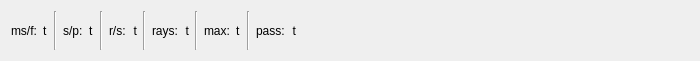
<?xml version="1.0" encoding="UTF-8"?>
<ui version="4.0">
 <class>StatisticsWidget</class>
 <widget class="QWidget" name="StatisticsWidget">
  <property name="geometry">
   <rect>
    <x>0</x>
    <y>0</y>
    <width>700</width>
    <height>61</height>
   </rect>
  </property>
  <property name="windowTitle">
   <string>Form</string>
  </property>
  <layout class="QHBoxLayout" name="horizontalLayout">
   <item>
    <widget class="QLabel" name="label_5">
     <property name="text">
      <string>ms/f:</string>
     </property>
    </widget>
   </item>
   <item>
    <widget class="QLabel" name="label_milliseconds_per_frame">
     <property name="toolTip">
      <string>Milliseconds per Frame</string>
     </property>
     <property name="text">
      <string>t</string>
     </property>
    </widget>
   </item>
   <item>
    <widget class="Line" name="line">
     <property name="orientation">
      <enum>Qt::Vertical</enum>
     </property>
    </widget>
   </item>
   <item>
    <widget class="QLabel" name="label_4">
     <property name="toolTip">
      <string>Samples per Pixel</string>
     </property>
     <property name="text">
      <string>s/p:</string>
     </property>
    </widget>
   </item>
   <item>
    <widget class="QLabel" name="label_samples_per_pixel">
     <property name="toolTip">
      <string>Samples per Pixel</string>
     </property>
     <property name="text">
      <string>t</string>
     </property>
    </widget>
   </item>
   <item>
    <widget class="Line" name="line_2">
     <property name="orientation">
      <enum>Qt::Vertical</enum>
     </property>
    </widget>
   </item>
   <item>
    <widget class="QLabel" name="label">
     <property name="toolTip">
      <string>Rays per Second</string>
     </property>
     <property name="text">
      <string>r/s:</string>
     </property>
    </widget>
   </item>
   <item>
    <widget class="QLabel" name="label_rays_per_second">
     <property name="toolTip">
      <string>Rays per Second</string>
     </property>
     <property name="text">
      <string>t</string>
     </property>
     <property name="alignment">
      <set>Qt::AlignRight|Qt::AlignTrailing|Qt::AlignVCenter</set>
     </property>
    </widget>
   </item>
   <item>
    <widget class="Line" name="line_3">
     <property name="orientation">
      <enum>Qt::Vertical</enum>
     </property>
    </widget>
   </item>
   <item>
    <widget class="QLabel" name="label_2">
     <property name="text">
      <string>rays:</string>
     </property>
    </widget>
   </item>
   <item>
    <widget class="QLabel" name="label_ray_count">
     <property name="text">
      <string>t</string>
     </property>
     <property name="alignment">
      <set>Qt::AlignRight|Qt::AlignTrailing|Qt::AlignVCenter</set>
     </property>
    </widget>
   </item>
   <item>
    <widget class="Line" name="line_4">
     <property name="orientation">
      <enum>Qt::Vertical</enum>
     </property>
    </widget>
   </item>
   <item>
    <widget class="QLabel" name="label_3">
     <property name="text">
      <string>max:</string>
     </property>
    </widget>
   </item>
   <item>
    <widget class="QLabel" name="label_max">
     <property name="text">
      <string>t</string>
     </property>
    </widget>
   </item>
   <item>
    <widget class="Line" name="line_5">
     <property name="orientation">
      <enum>Qt::Vertical</enum>
     </property>
    </widget>
   </item>
   <item>
    <widget class="QLabel" name="label_1">
     <property name="text">
      <string>pass:</string>
     </property>
    </widget>
   </item>
   <item>
    <widget class="QLabel" name="label_pass_count">
     <property name="text">
      <string>t</string>
     </property>
     <property name="alignment">
      <set>Qt::AlignRight|Qt::AlignTrailing|Qt::AlignVCenter</set>
     </property>
    </widget>
   </item>
   <item>
    <spacer name="horizontalSpacer">
     <property name="orientation">
      <enum>Qt::Horizontal</enum>
     </property>
     <property name="sizeHint" stdset="0">
      <size>
       <width>304</width>
       <height>20</height>
      </size>
     </property>
    </spacer>
   </item>
  </layout>
 </widget>
 <resources/>
 <connections/>
</ui>
